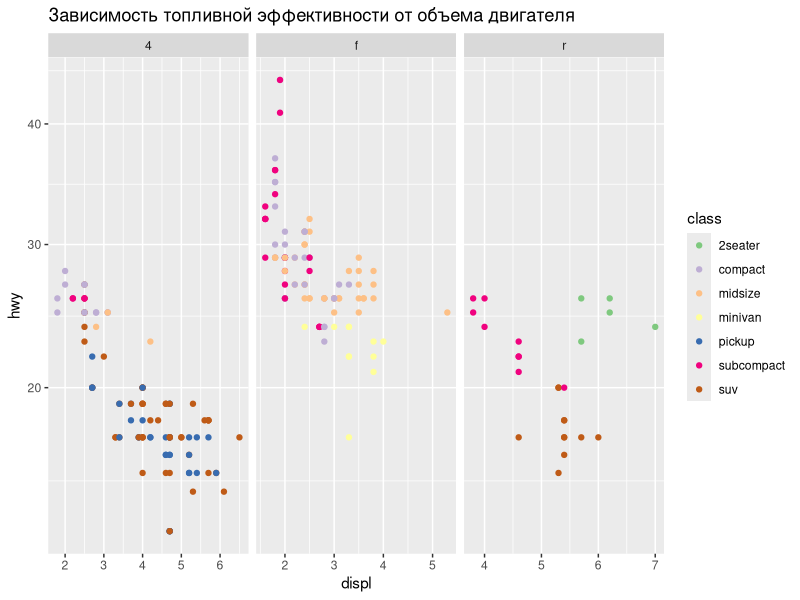
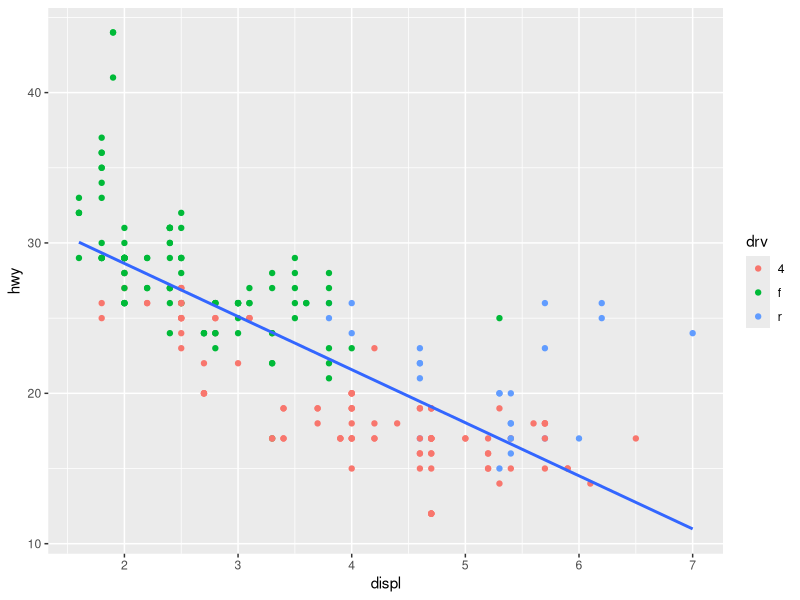
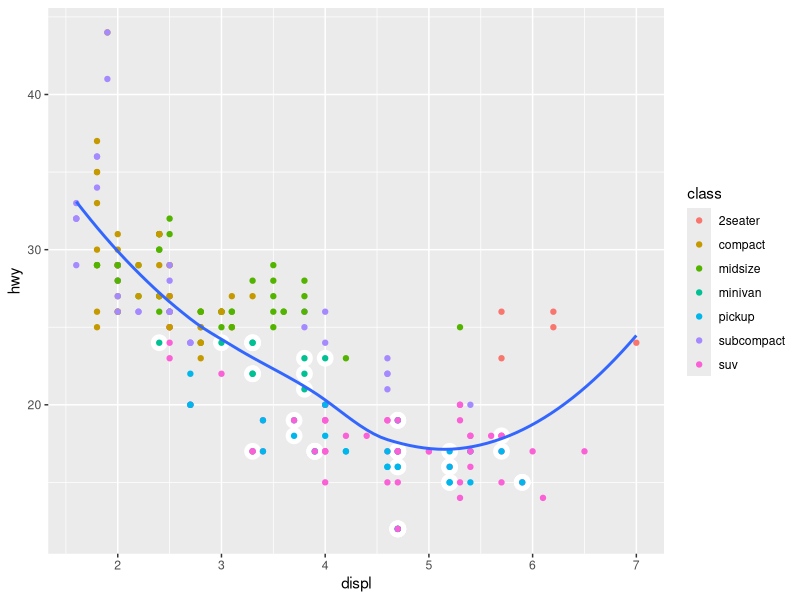
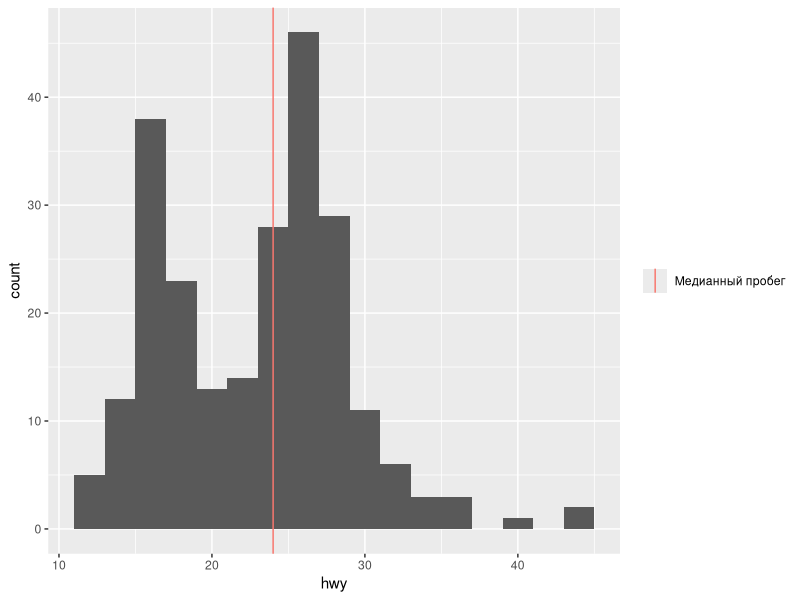
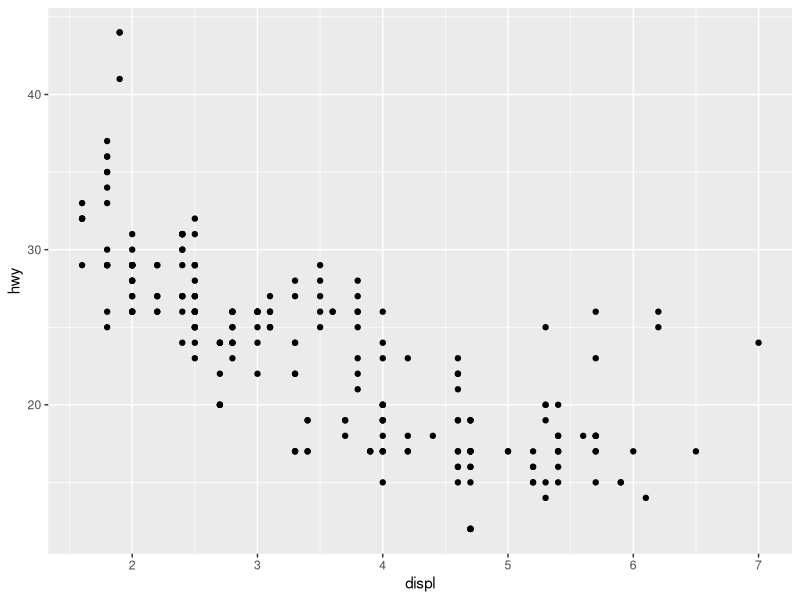
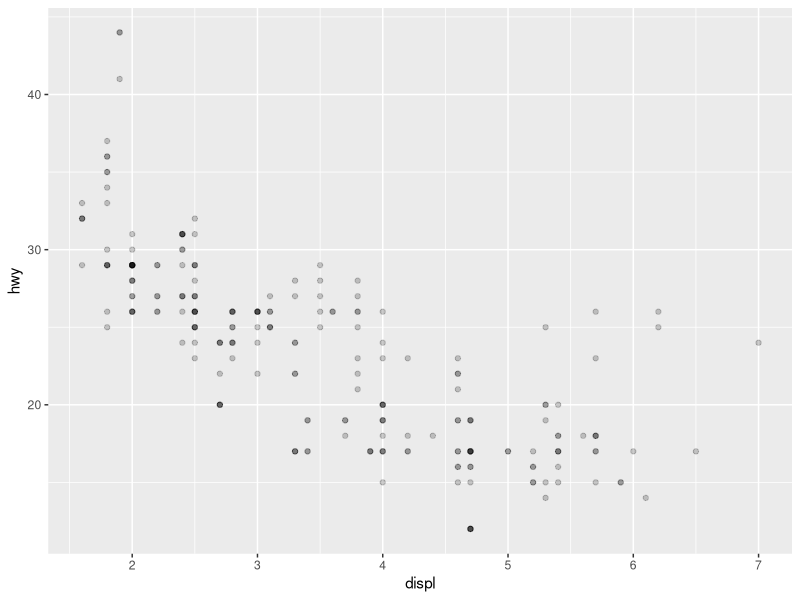
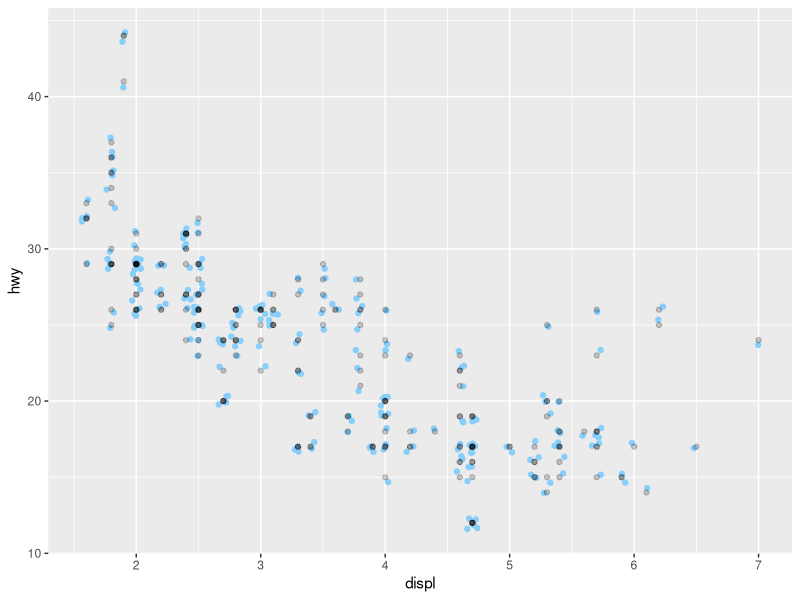
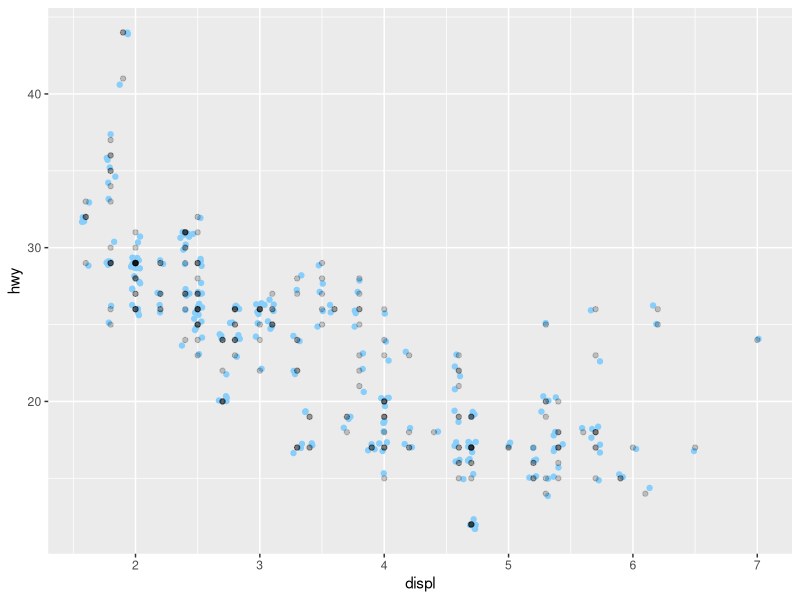

These charts were generated, in order, by the following R code: (Note: this script raises an error after producing the figures.)
## ---- chunk 1
library(tidyverse)
library(forcats) # работа с факторами
library(scales) # процентный формат для осей на графике
## ---- chunk 2
data(mpg)
head(mpg)

ggplot(data = mpg) + 
  geom_point(mapping = aes(x = displ, y = hwy, color = class)) +
  scale_color_brewer(palette = 'Accent') + 
  scale_y_sqrt() +
  facet_wrap(~drv, scales = 'free_x') +
  labs(title = 'Зависимость топливной эффективности от объема двигателя')

## ---- chunk 3

ggplot(data = mpg, 
       mapping = aes(x = displ, y = hwy)) + # общие для всех слоев связи
  geom_point(mapping = aes(color = drv)) + # x и y уже заданы, добавляем цвет
  geom_smooth(method = 'lm', se = FALSE) # x и y уже заданы

## ---- chunk 4
data(diamonds)
head(diamonds)
## ---- chunk 5
# Раскомментируйте и допишите код:

#ggplot(data = diamonds, ...) +
#  geom_point(...) +
#  geom_smooth(...)

## ---- chunk 6
ggplot(data = mpg, 
       mapping = aes(x = displ, y = hwy)) + 
  
  geom_point(data = 
               filter(mpg, manufacturer == 'dodge'), 
             color = 'white', size = 5) +
  
  geom_point(mapping = aes(color = class)) +
  
  geom_smooth(se = FALSE)
## ---- chunk 7
ggplot(data = mpg) + 
  geom_histogram(mapping = aes(x = hwy), 
                 binwidth = 2)  +
  
  geom_vline(mapping = 
               aes(xintercept = median(hwy),
                   color = 'Медианный пробег'),
             show.legend = TRUE) +
  
  labs(color = NULL)

## ---- chunk 8
# Исходный график с наложением
ggplot(data = mpg) +
  geom_point(mapping = aes(x = displ, y = hwy))

# Прозрачность делает точки видимыми
ggplot(data = mpg) +
  geom_point(mapping = aes(x = displ, y = hwy), 
             alpha = 0.2)

## ---- chunk 9

ggplot(data = mpg,
       mapping = aes(x = displ, y = hwy)) +
  
  geom_point(position = 'jitter',
             color = 'lightskyblue') +

  geom_point(alpha = 0.2)
  

## ---- chunk 10

ggplot(data = mpg,
       mapping = aes(x = displ, y = hwy)) +
  
  geom_jitter(color = 'lightskyblue') +

  geom_point(alpha = 0.2)

## ---- chunk 11

ggplot(data = mpg) +
  geom_bar(mapping = aes(x = class))

## ---- chunk 12

ggplot(data = mpg) +
  geom_bar(mapping = aes(x = class, fill = drv))

## ---- chunk 13

ggplot(data = mpg) +
  geom_bar(mapping = aes(x = drv, fill = class))

## ---- chunk 14

ggplot(data = mpg) +
  geom_bar(mapping = aes(x = class, fill = drv),
           position = 'fill') +
  scale_y_continuous(labels = scales::percent) # процентный формат для оси

## ---- chunk 15
#ggplot(data = diamonds) +
  #geom_bar(...)
## ---- chunk 16
ggplot(data = mpg, mapping = aes(x = drv, y = hwy)) +
  geom_bar(stat = 'summary', fun.y = 'mean')

## ---- chunk 17
ggplot(data = mpg, mapping = aes(x = drv, y = hwy)) +
  stat_summary(fun.y = 'mean', geom = 'bar')
## ---- chunk 18
ggplot(data = mpg, 
       mapping = aes(x = drv, 
                     fill = factor(year), 
                     y = hwy)) +
  stat_summary(fun.y = 'mean', geom = 'bar', 
               position = 'dodge')
## ---- chunk 19
ggplot(data = mpg, 
       mapping = aes(x = drv, 
                     fill = factor(year), 
                     y = hwy)) +
  geom_boxplot()
## ---- chunk 20
days <- c('We', 'Tu', 'Th', 'Mo', 'Su', 'Sa', 'Fri')
sort(days)
## ---- chunk 21
days_factor <- 
  factor(days, 
         levels = c('Mo', 'Tu', 'We', 'Th',
                    'Fri', 'Sa', 'Su'))
sort(days_factor)
## ---- chunk 22
str(days_factor)
## ---- chunk 23

mpg <- mutate(mpg,
              drv_factor = 
                factor(drv, levels = c('f', 'r', '4')))

ggplot(data = mpg) +
  geom_bar(mapping = aes(x = "", fill = drv_factor),
           position = 'fill') +
  scale_y_continuous(labels = scales::percent)

ggplot(data = mpg) +
  stat_summary(mapping = aes(x = drv_factor, y = hwy),
               fun.y = 'mean', geom = 'bar')

## ---- chunk 24
ggplot(data = mpg, 
       mapping = aes(x = fct_infreq(manufacturer))) +
  geom_bar() +
  coord_flip()
## ---- chunk 25
ggplot(data = mpg, 
       mapping = 
         aes(x = fct_rev(fct_infreq(manufacturer)))) +
  geom_bar() +
  coord_flip()
## ---- chunk 26
ggplot(data = mpg, 
       mapping = 
         aes(x = fct_reorder(class, hwy, 
                             fun = mean, 
                             .desc = TRUE), 
             y = hwy)) +
  
  stat_summary(fun.y = 'mean', geom = 'bar') +
  labs(x = 'class')
  
## ---- chunk 27

# Напишите здесь свой код


## ---- chunk 28

# Готовим таблицу данных для рейтинга с помощью dplyr:
class_mpg <- mpg %>% 
  group_by(class) %>%
  summarise(avg_hwy = mean(hwy)) %>% 
  arrange(desc(avg_hwy))

# Таблица данных для рейтинга
class_mpg

# Визуализируем таблицу
ggplot(data = class_mpg, 
       mapping = 
         aes(x = fct_inorder(class), # уровни фактора - в порядке появления в таблице 
             y = avg_hwy)) +
  
  geom_bar(stat = "identity") 

